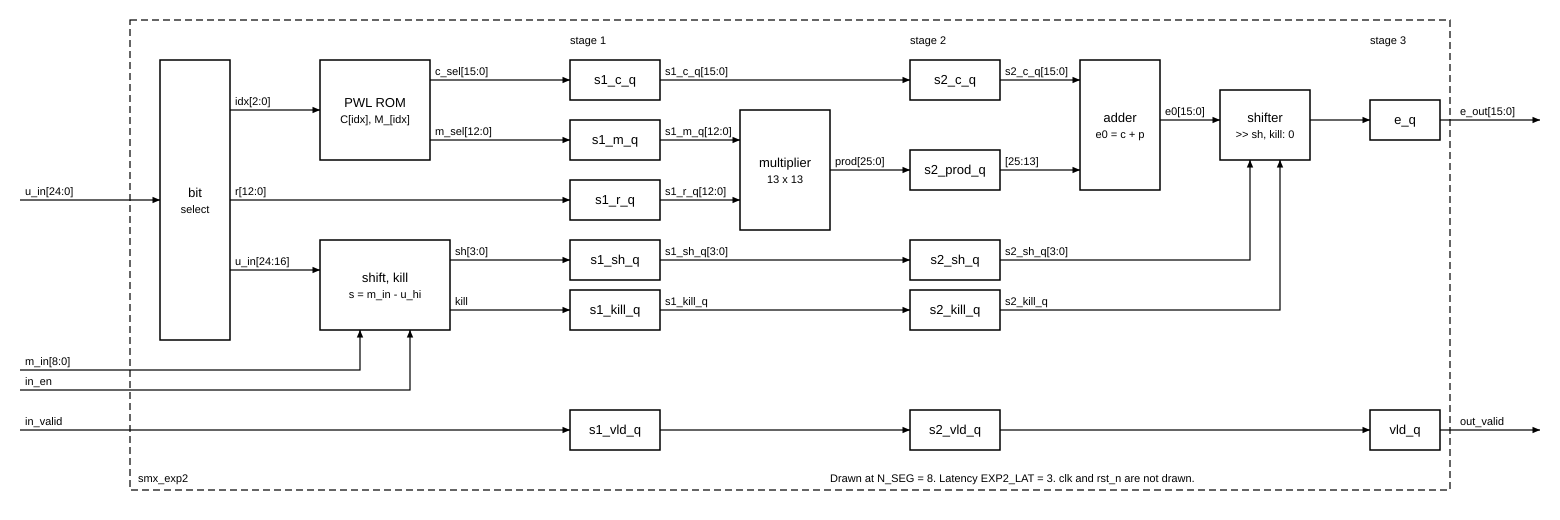

Write Python code to recreate this figure.
"""smx_exp2, one lane at N_SEG = 8: E = 2^(d / 2^16). Run: python3 docs/spec/fig/smx_exp2.py"""
from schematic import Sheet

s = Sheet("smx_exp2", 1560, 520)
s.boundary(130, 20, 1320, 470, "smx_exp2")
s.note(570, 44, "stage 1")
s.note(910, 44, "stage 2")
s.note(1370, 44, "stage 3")

s.box(160, 60, 70, 280, "bit", "select")
s.box(320, 60, 110, 100, "PWL ROM", "C[idx], M_[idx]")
s.box(320, 240, 130, 90, "shift, kill", "s = m_in - u_hi")
s.box(570, 60, 90, 40, "s1_c_q")
s.box(570, 120, 90, 40, "s1_m_q")
s.box(570, 180, 90, 40, "s1_r_q")
s.box(570, 240, 90, 40, "s1_sh_q")
s.box(570, 290, 90, 40, "s1_kill_q")
s.box(740, 110, 90, 120, "multiplier", "13 x 13")
s.box(910, 150, 90, 40, "s2_prod_q")
s.box(910, 60, 90, 40, "s2_c_q")
s.box(910, 240, 90, 40, "s2_sh_q")
s.box(910, 290, 90, 40, "s2_kill_q")
s.box(1080, 60, 80, 130, "adder", "e0 = c + p")
s.box(1220, 90, 90, 70, "shifter", ">> sh, kill: 0")
s.box(1370, 100, 70, 40, "e_q")
s.box(570, 410, 90, 40, "s1_vld_q")
s.box(910, 410, 90, 40, "s2_vld_q")
s.box(1370, 410, 70, 40, "vld_q")

s.wire([(20, 200), (160, 200)], "u_in[24:0]")
s.wire([(230, 110), (320, 110)], "idx[2:0]")
s.wire([(230, 200), (570, 200)], "r[12:0]")
s.wire([(230, 270), (320, 270)], "u_in[24:16]")
s.wire([(20, 370), (360, 370), (360, 330)], "m_in[8:0]")
s.wire([(20, 390), (410, 390), (410, 330)], "in_en")
s.wire([(430, 80), (570, 80)], "c_sel[15:0]")
s.wire([(430, 140), (570, 140)], "m_sel[12:0]")
s.wire([(450, 260), (570, 260)], "sh[3:0]")
s.wire([(450, 310), (570, 310)], "kill")
s.wire([(660, 140), (740, 140)], "s1_m_q[12:0]")
s.wire([(660, 200), (740, 200)], "s1_r_q[12:0]")
s.wire([(830, 170), (910, 170)], "prod[25:0]")
s.wire([(660, 80), (910, 80)], "s1_c_q[15:0]")
s.wire([(660, 260), (910, 260)], "s1_sh_q[3:0]")
s.wire([(660, 310), (910, 310)], "s1_kill_q")
s.wire([(1000, 80), (1080, 80)], "s2_c_q[15:0]")
s.wire([(1000, 170), (1080, 170)], "[25:13]")
s.wire([(1160, 120), (1220, 120)], "e0[15:0]")
s.wire([(1000, 260), (1250, 260), (1250, 160)], "s2_sh_q[3:0]")
s.wire([(1000, 310), (1280, 310), (1280, 160)], "s2_kill_q")
s.wire([(1310, 120), (1370, 120)])
s.wire([(1440, 120), (1540, 120)], "e_out[15:0]", lx=1460, port=True)
s.wire([(20, 430), (570, 430)], "in_valid")
s.wire([(660, 430), (910, 430)])
s.wire([(1000, 430), (1370, 430)])
s.wire([(1440, 430), (1540, 430)], "out_valid", lx=1460, port=True)
s.note(830, 482, "Drawn at N_SEG = 8. Latency EXP2_LAT = 3. clk and rst_n are not drawn.")
s.save(__file__)
